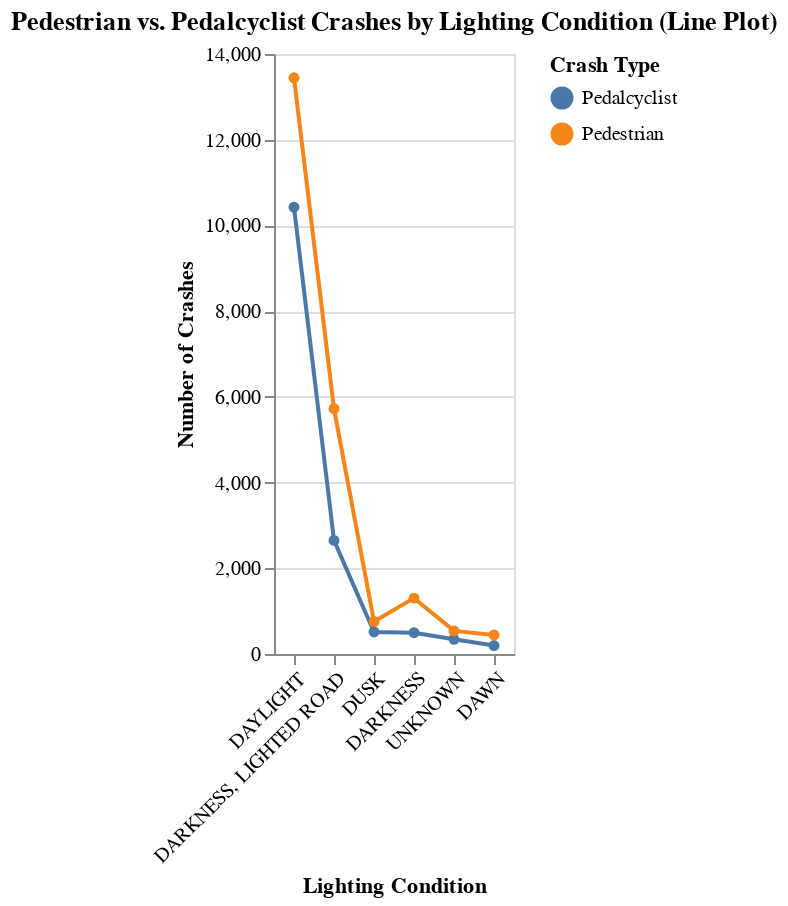

Write notebook code for a chart like this one.
### Markdown cell above
#### The data revealed that our hypothesis was correct. There are consistent records that pedestrian-related accidents are far greater than pedal-cyclists regardless of the lighting condition. An explanation could be that the number of cyclists is much smaller than the number of people who walk in the city. Therefore, the sample space of pedal-cyclists is much smaller, and naturally the number of pedestrian-only incidents will be far greater.

### Code cell
import altair as alt

# Line plot
line_chart = alt.Chart(grouped).mark_line(point=True).encode(
    x=alt.X('LIGHTING_CONDITION:N', title='Lighting Condition', sort='-y'),
    y=alt.Y('Count:Q', title='Number of Crashes'),
    color=alt.Color('Type:N', title='Crash Type'),
    tooltip=['Type:N', 'LIGHTING_CONDITION:N', 'Count:Q']
).properties(
    title='Pedestrian vs. Pedalcyclist Crashes by Lighting Condition (Line Plot)'
).configure_axisX(labelAngle=-45)

line_chart.show()

### Figure 1 — Vega-Lite specification as saved in the notebook (floating-point values rounded to 4 significant figures)
{"config": {"view": {"continuousWidth": 300, "continuousHeight": 300}, "axisX": {"labelAngle": -45}}, "data": {"name": "data-16061ef2e3723e8b14e45b111b6fa89e"}, "mark": {"type": "line", "point": true}, "encoding": {"color": {"field": "Type", "title": "Crash Type", "type": "nominal"}, "tooltip": [{"field": "Type", "type": "nominal"}, {"field": "LIGHTING_CONDITION", "type": "nominal"}, {"field": "Count", "type": "quantitative"}], "x": {"field": "LIGHTING_CONDITION", "sort": "-y", "title": "Lighting Condition", "type": "nominal"}, "y": {"field": "Count", "title": "Number of Crashes", "type": "quantitative"}}, "title": "Pedestrian vs. Pedalcyclist Crashes by Lighting Condition (Line Plot)", "$schema": "https://vega.github.io/schema/vega-lite/v5.20.1.json", "datasets": {"data-16061ef2e3723e8b14e45b111b6fa89e": [{"Type": "Pedalcyclist", "LIGHTING_CONDITION": "DARKNESS", "Count": 498}, {"Type": "Pedalcyclist", "LIGHTING_CONDITION": "DARKNESS, LIGHTED ROAD", "Count": 2651}, {"Type": "Pedalcyclist", "LIGHTING_CONDITION": "DAWN", "Count": 198}, {"Type": "Pedalcyclist", "LIGHTING_CONDITION": "DAYLIGHT", "Count": 10426}, {"Type": "Pedalcyclist", "LIGHTING_CONDITION": "DUSK", "Count": 514}, {"Type": "Pedalcyclist", "LIGHTING_CONDITION": "UNKNOWN", "Count": 343}, {"Type": "Pedestrian", "LIGHTING_CONDITION": "DARKNESS", "Count": 1304}, {"Type": "Pedestrian", "LIGHTING_CONDITION": "DARKNESS, LIGHTED ROAD", "Count": 5724}, {"Type": "Pedestrian", "LIGHTING_CONDITION": "DAWN", "Count": 444}, {"Type": "Pedestrian", "LIGHTING_CONDITION": "DAYLIGHT", "Count": 13444}, {"Type": "Pedestrian", "LIGHTING_CONDITION": "DUSK", "Count": 757}, {"Type": "Pedestrian", "LIGHTING_CONDITION": "UNKNOWN", "Count": 539}]}}
